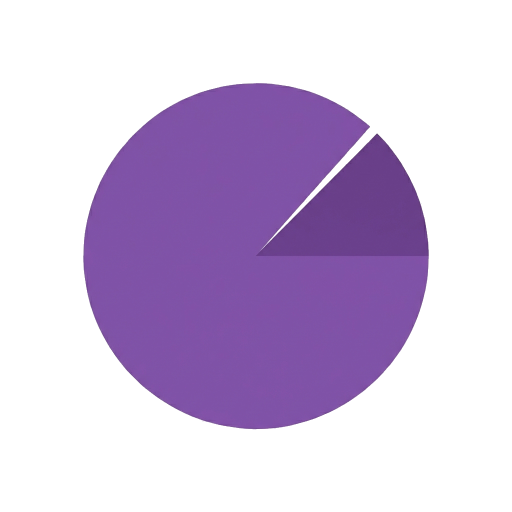
#> input picture compliancenavi/merki_logo_transparent.png, 1024 x 1024 px (shown at 1/2 size)
$ python finalize_logo.py
#> lines starting #> are read from the running program, lines starting #| are printed output that depends on the picture
from PIL import Image, ImageOps

def create_high_res_logo():
    # 元のロゴを読み込む
    input_path = "merki_logo_transparent.png"
    output_path = "merki_social_logo_ultra_hd_final.png"

    img = Image.open(input_path).convert("RGBA")
#> img is the input picture: PIL image 1024x1024 RGBA; mean R, G, B, A 208.8, 193, 222.4, 90.4

    # 元のサイズ: 1024x1024
    # 超高解像度: 2048x2048
    target_size = 2048

    # LANCZOSフィルタを使用して最高画質でリサイズ
    # これによりデザインは一切変わらず、解像度だけが上がります
    img_hd = img.resize((target_size, target_size), Image.Resampling.LANCZOS)

    # 「白枠」の懸念を解消するため、アルファチャンネルを微調整
    # 透明な部分に白いノイズが残らないようにします
    r, g, b, a = img_hd.split()
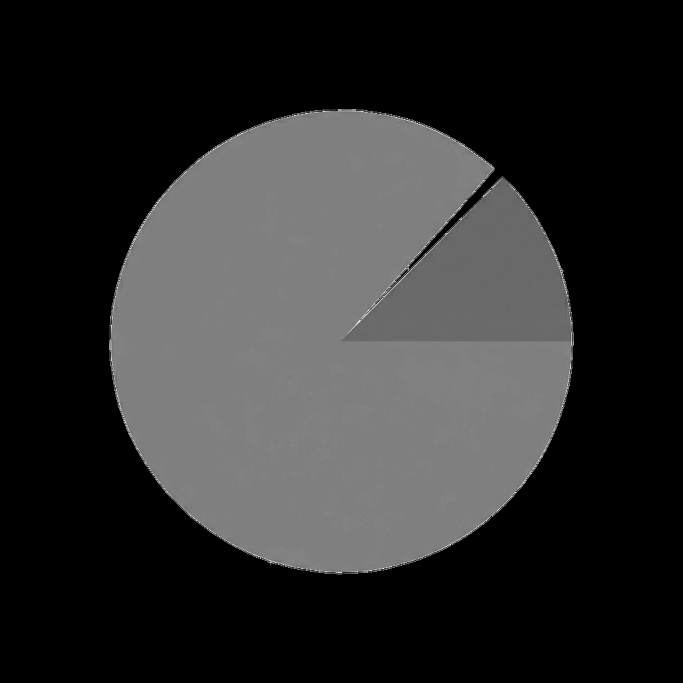
#> r: PIL image 2048x2048 L (shown at 1/3 size); min 0, max 255, mean 45
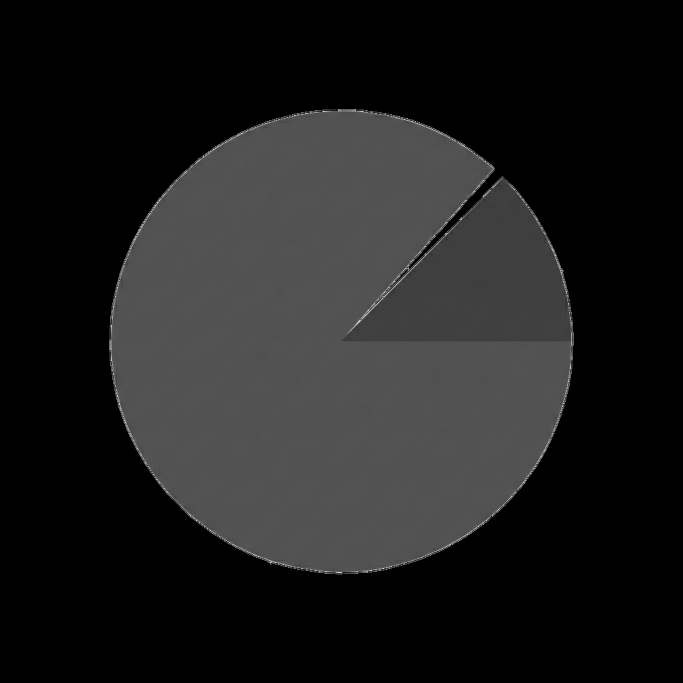
#> g: PIL image 2048x2048 L (shown at 1/3 size); min 0, max 255, mean 29.1
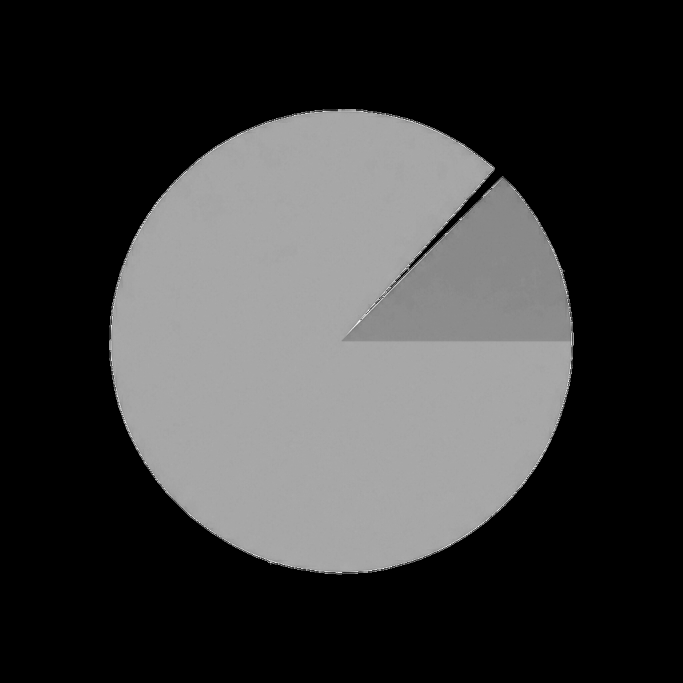
#> b: PIL image 2048x2048 L (shown at 1/3 size); min 0, max 255, mean 58.7
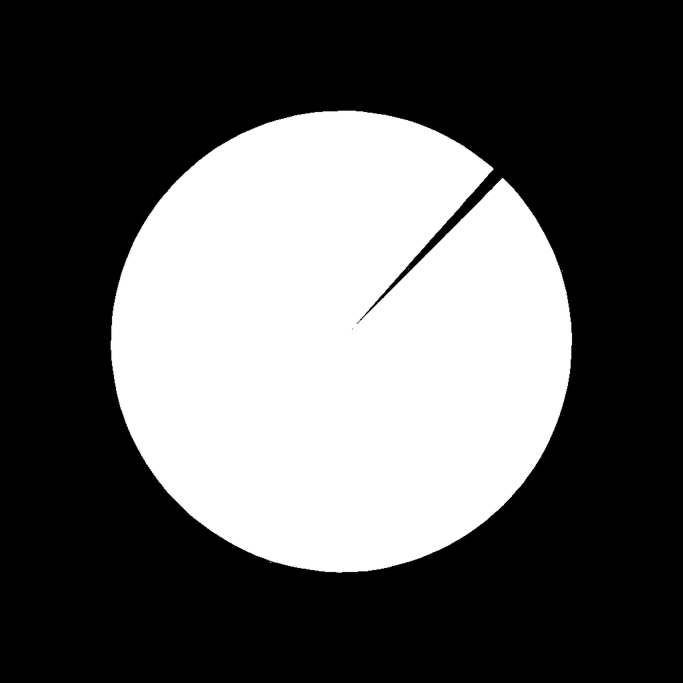
#> a: PIL image 2048x2048 L (shown at 1/3 size); min 0, max 255, mean 90.4

    # 完全に透明なピクセルの色情報をクリア（黒にする）
    # これにより背景の透過がより綺麗になります
    img_hd = Image.merge("RGBA", (r, g, b, a))

    # 保存（圧縮レベルを0にして劣化を防ぐ）
    img_hd.save(output_path, "PNG", compress_level=0)
    print(f"Created: {output_path} (Size: {target_size}x{target_size})")

if __name__ == "__main__":
    create_high_res_logo()
